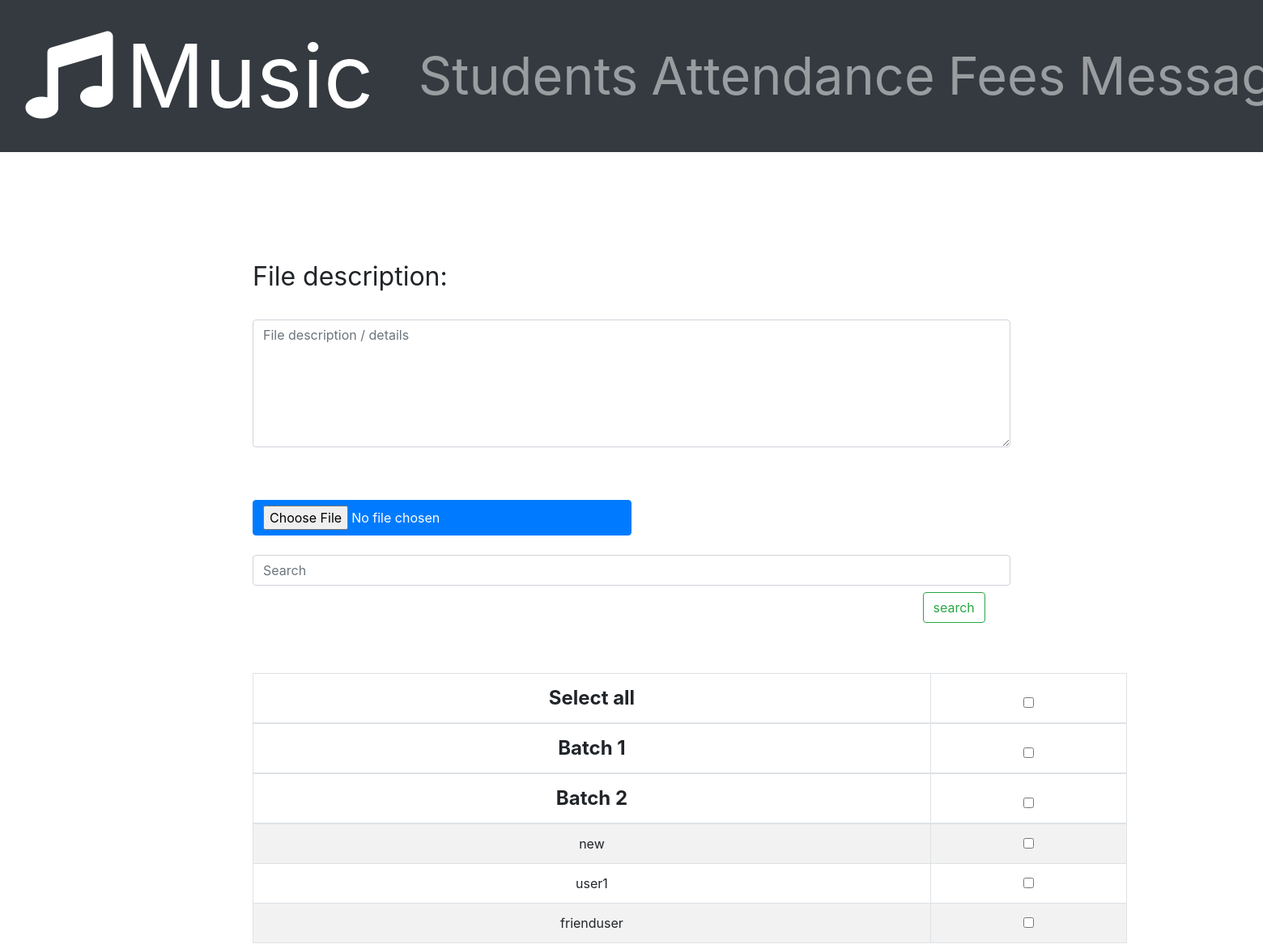
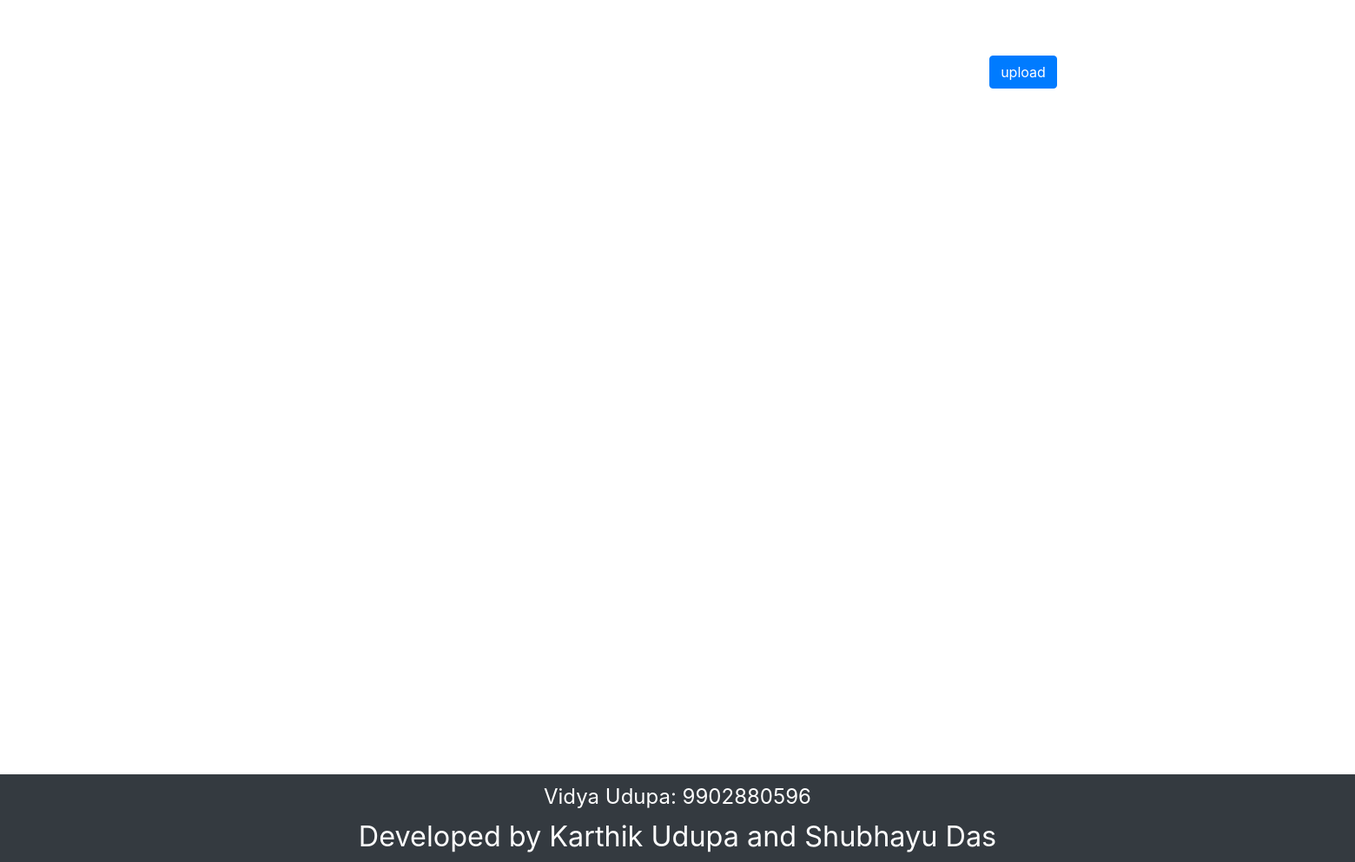
The page /admin-home/admin-upload-files/ (signed in) on the database its author committed (2 pictures, top to bottom).
### Registry/models.py (models this page shows)
class storeData(models.Model):
    id = models.AutoField(primary_key=True)
    username = models.CharField(max_length=100, default = "", verbose_name = "Student Name")
    phone_regex = RegexValidator(regex = r'^[0-9]{10}$', message = "Phone number must be of the form: 9876543210.")
    phone_number = models.CharField(validators = [phone_regex], max_length=11, verbose_name = "Phone Number")
    batch_number = models.IntegerField(default = 0, verbose_name = "Batch number")
    password = models.CharField(max_length = 30, verbose_name = "Password")
    no_of_class_attended = models.IntegerField(default = 0)
    last_class_attended = models.DateTimeField(auto_now_add = True)
    last_fees_paid = models.DateTimeField(default = datetime(1970, 1, 1, tzinfo=timezone('Asia/Kolkata')))
    validated = models.BooleanField(default = False)
    is_superuser = models.BooleanField(default = False)
    is_logged_in = models.BooleanField(default = False, verbose_name = "Logged in status")
    unseen_message_count = models.IntegerField(default = 0)
    unseen_file_count = models.IntegerField(default = 0)
    email_address = models.EmailField()

### Registry/views.py (the view)
# urls.py: path('admin-home/admin-upload-files/', views.adminUploadFile, name = 'adminUploadFile'),
def adminUploadFile(request):
    if checkStatus(request, sudo = True) == "superuser":
        args = {}
        if request.method == 'POST':
            if 'upload' in request.POST:
                recipients = []
                form = FileUploadForm(request.POST, request.FILES)
                if form.is_valid():
                    form.save()
                    if request.POST.get('selectall'):
                        recipients = storeData.objects.filter(is_superuser = 0)
                        recipients = recipients.values()
                    elif request.POST.get('batch1'):
                        recipients = storeData.objects.filter(batch_number = 1)
                        recipients = recipients.values()
                    elif request.POST.get('batch2'):
                        recipients = storeData.objects.filter(batch_number = 2)
                        recipients = recipients.values()
                    else:
                        for user in storeData.objects.values():
                            if request.POST.get(str(user['id'])):
                                recipients.append(user)
                    upload(recipients)
                    messages.info(request, 'File has been uploaded.')
                    return redirect('adminhome')
                else:
                    return redirect('adminUploadFile')
            if 'search' in request.POST:
                form = FileUploadForm()
                LIST_OF_CHOICES = []
                search = request.POST.get("search_field")
                similar_users = storeData.objects.filter(username__icontains=search)
                for user in similar_users:
                    if not user.is_superuser:
                        LIST_OF_CHOICES.append(user)
                args = {"form": form, "students": LIST_OF_CHOICES}
                return render(request, 'Registry/adminUploadFile.html', args)
        else:
            form = FileUploadForm()
            LIST_OF_CHOICES = []
            for user in storeData.objects.values():
                if not user['is_superuser']:
                    LIST_OF_CHOICES.append(user)
            args = {"form": form, "students": LIST_OF_CHOICES}
            print("Here")
            return render(request, 'Registry/adminUploadFile.html', args)
    else:
        errorMessage(request, 'notSignedIn')
        return redirect('home')

### Registry/forms.py
class FileUploadForm(forms.ModelForm):
    choices = forms.MultipleChoiceField(widget=forms.CheckboxSelectMultiple, required = False)
    search_field = forms.CharField(required = False)
    class Meta:
        model = FileUpload
        fields = ('description', 'uploadedFile')

### Registry/views.py (called while the page is built)
def checkStatus(request, sudo = False):
    userId = request.session.get('user_info')
    try:
        user = storeData.objects.get(id = userId)
        if userId is not None and userId is not -1:
            if user.is_superuser:
                if sudo:
                    return "superuser"
                else:
                    return False
            else:
                return True
        else:
            return False
    except:
        return False

### Registry/templates/Registry/adminUploadFile.html (shortened to what this page needs)
{% extends "Registry/adminBase.html" %}
{% load static %}
{% block style %}
    <link rel="stylesheet" href = {% static "css/adminUploadFile.css" %}>
{% endblock %}
{% block body %}
    <div id = "upload">
    <form method="POST" enctype="multipart/form-data" class = "md-form">
        <label id = "file-message"> File description: </label>
        <textarea rows = '6' class="form-control text-wrap" type="text" name = "description" placeholder="File description / details" id = "file-desc"></textarea>
        <input type = "file" id = "file-chooser" value="Choose File" name = "uploadedFile" class = "btn btn-primary"/>
        <br><br>
        <input class="form-control mr-sm-2 mb-md-2" type="search" placeholder="Search" aria-label="Search" name = "search_field">
        <input type="submit" name="search" value="search" class="btn btn-outline-success my-2 my-sm-0 float-right" id = "submit">
        <div id = "selectTable">
            <table class = "table table-striped table-bordered">
                <thead>
                    <tr>
                        <th class="general"> Select all </th>
                        <th><input type="checkbox" class = "check" name = "selectall"></th>
                    </tr>
                    <tr>
                        <th class="general"> Batch 1</th>
                        <th><input type="checkbox" class = "check" name = "batch1"></th>
                    </tr>
                    <tr>
                        <th class="general"> Batch 2 </th>
                        <th><input type="checkbox" class = "check" name = "batch2"></th>
                    </tr>
                </thead>
                <tbody>
                    {% for student in students %}
                    <tr>
                        <td class = "labels">{{ student.username }}</td>
                        <td><input type="checkbox" class = "check" name = "{{student.id}}"></td>
                    </tr>
                    {% endfor %}
                </tbody>
            </table>
        </div>
        <input type = "submit" name="upload" id = "upload-btn" value = "upload" class = "btn login-btn btn-primary float-right" id = "file-submit"/>
    </form>
</div>
{% endblock %}

### Registry/static/css/adminBase.css (style rules this page uses)
html, body { width: 100%; }
@media (min-width: 768px) { .float-right { margin-right: calc(2vw); } }

### Registry/static/css/adminUploadFile.css (style rules this page uses)
th, td { text-align: center; }
.general { font-size: 1.5rem; }
#upload { position: relative; top: calc(3vh); width: 60%; margin: auto; }
#file-message { font-size: 2rem; padding-top: calc(3vh); padding-bottom: calc(1vh); }
#file-chooser { min-width: calc(30vw); height: auto; margin: auto; margin-top: calc(3vh); }
#upload-btn { margin-top: calc(3vh); }
.table { width: calc(50vh); margin: auto; margin-top: calc(5vh); }

### rows shown on the page
storeData: username "new"
storeData: username "user1"
storeData: username "frienduser"
